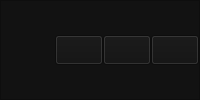
        <widget class="QFrame" name="titleBar">
         <property name="minimumSize">
          <size>
           <width>0</width>
           <height>0</height>
          </size>
         </property>
         <property name="styleSheet">
          <string notr="true">*{
	background-color: rgb(18,18,18);
}
QPushButton{
	padding-left: 10px;
	padding-top: 7px;
	padding-bottom: 7px;
	padding-right: 4px
}

QPushButton:hover {
    background-color: rgb(30, 30, 30);
}

QPushButton:pressed {
    background-color: rgb(200, 200, 200);
}</string>
         </property>
         <property name="frameShape">
          <enum>QFrame::StyledPanel</enum>
         </property>
         <property name="frameShadow">
          <enum>QFrame::Raised</enum>
         </property>
         <layout class="QHBoxLayout" name="horizontalLayout_3">
          <property name="spacing">
           <number>0</number>
          </property>
          <property name="leftMargin">
           <number>0</number>
          </property>
          <property name="topMargin">
           <number>0</number>
          </property>
          <property name="rightMargin">
           <number>0</number>
          </property>
          <property name="bottomMargin">
           <number>0</number>
          </property>
          <item>
           <spacer name="horizontalSpacer_3">
            <property name="orientation">
             <enum>Qt::Horizontal</enum>
            </property>
            <property name="sizeHint" stdset="0">
             <size>
              <width>40</width>
              <height>20</height>
             </size>
            </property>
           </spacer>
          </item>
          <item>
           <widget class="QPushButton" name="minimizeButton">
            <property name="text">
             <string/>
            </property>
            <property name="icon">
             <iconset resource="resources.qrc">
              <normaloff>:/Icons/Images/Icons/minus.png</normaloff>:/Icons/Images/Icons/minus.png</iconset>
            </property>
            <property name="iconSize">
             <size>
              <width>14</width>
              <height>14</height>
             </size>
            </property>
           </widget>
          </item>
          <item>
           <widget class="QPushButton" name="maximizeButton">
            <property name="styleSheet">
             <string notr="true"/>
            </property>
            <property name="text">
             <string/>
            </property>
            <property name="icon">
             <iconset resource="resources.qrc">
              <normaloff>:/Icons/Images/Icons/expand.png</normaloff>:/Icons/Images/Icons/expand.png</iconset>
            </property>
            <property name="iconSize">
             <size>
              <width>14</width>
              <height>14</height>
             </size>
            </property>
           </widget>
          </item>
          <item>
           <widget class="QPushButton" name="quitButton">
            <property name="layoutDirection">
             <enum>Qt::RightToLeft</enum>
            </property>
            <property name="styleSheet">
             <string notr="true"/>
            </property>
            <property name="text">
             <string/>
            </property>
            <property name="icon">
             <iconset resource="resources.qrc">
              <normaloff>:/Icons/Images/Icons/x.png</normaloff>:/Icons/Images/Icons/x.png</iconset>
            </property>
            <property name="iconSize">
             <size>
              <width>14</width>
              <height>14</height>
             </size>
            </property>
           </widget>
          </item>
         </layout>
        </widget>
